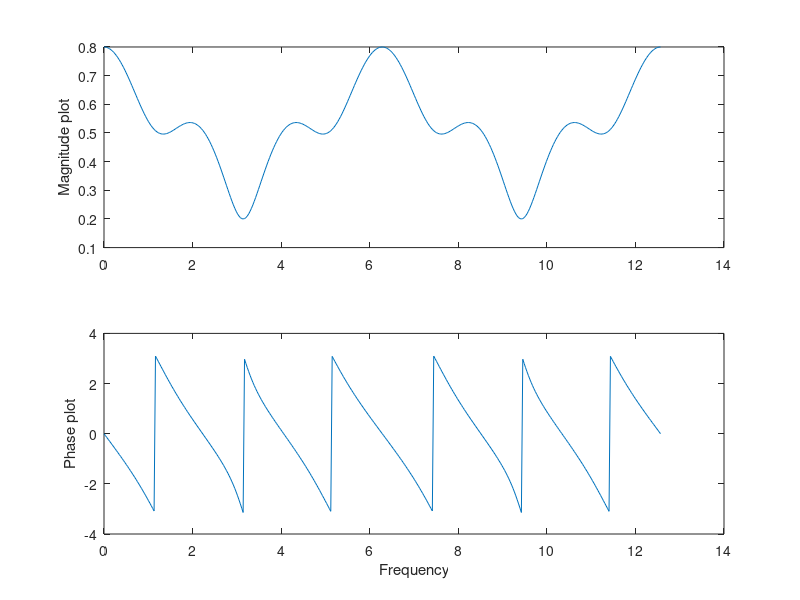

Recreate this plot in MATLAB.
m= 0: 400;
df = (m/400)*pi*4; % Range from 0 to 4pi
n = [.1 0 .2 .5]
d = [1]
x = freqz(n, d, df)
subplot(2, 1, 1);
plot(df, abs(x) );
ylabel('Magnitude plot');
subplot(2, 1, 2);
plot(df, angle(x) );
ylabel('Phase plot'); xlabel('Frequency');
